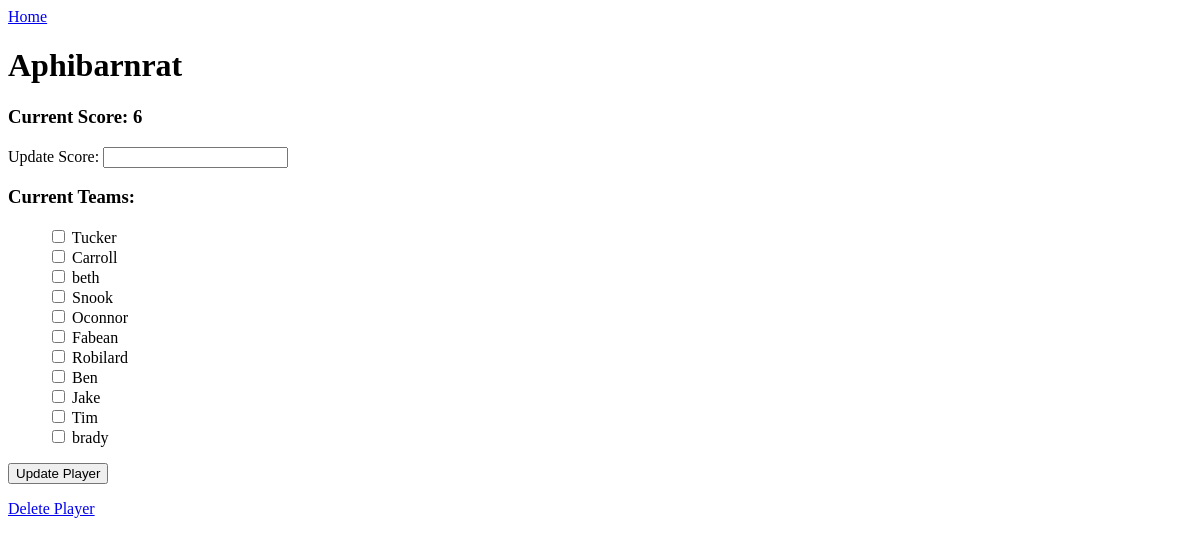
The app's page /golf/player/15/, older data.
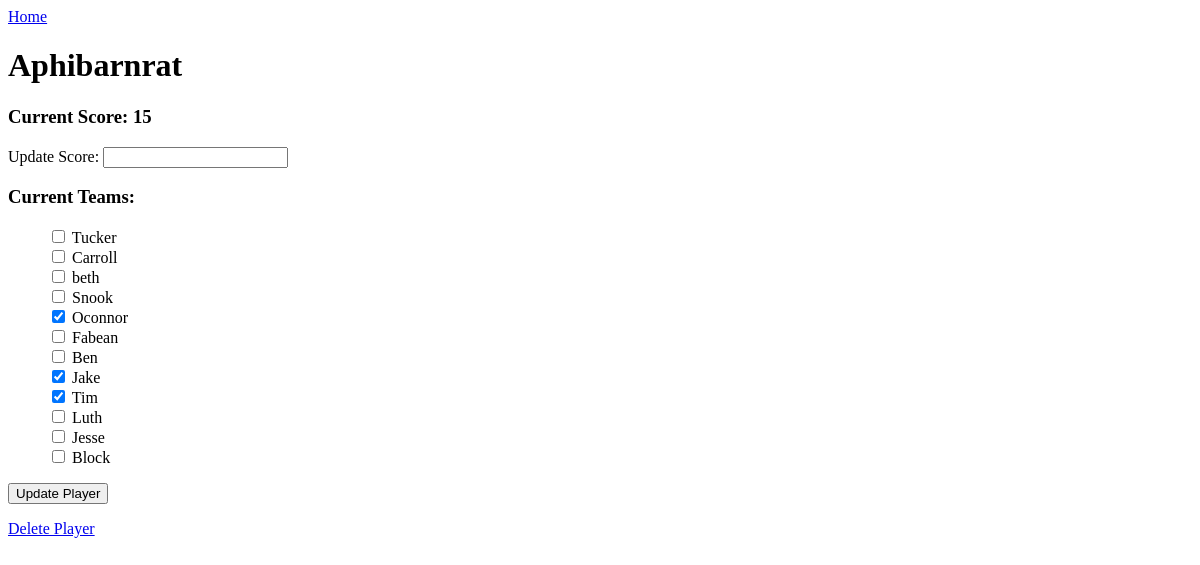
The same page, newer data.
### golf/models.py (models this page shows, shortened)
class Players(models.Model):
  player_name = models.CharField(max_length=200)
  score = models.IntegerField(null=True)

class Team(models.Model):
  league = models.ForeignKey(League, on_delete=models.CASCADE)
  players = models.ManyToManyField(Players)
  team_name = models.CharField(max_length=200)

### golf/views.py (the view)
# urls.py: path('player/<int:player_id>/', views.PlayerView.as_view(), name="player"),
class PlayerView(generic.TemplateView):
  template_name = 'golf/update.html'
  def get_context_data(self, **kwargs):
    context = super(PlayerView, self).get_context_data()
    context['Player'] = Players.objects.get(pk=kwargs['player_id'])
    context['Teams'] = Team.objects.all()
    return context

### golf/templates/golf/update.html (shortened to what this page needs)
<a href="{% url 'golf:index' %}">Home</a>
<h1>{{Player.player_name}}</h1>
<h3>Current Score: {{Player.score}}</h3>
<form action="{% url 'golf:update' Player.id %}" method="post">
  <label>Update Score:</label>
  <input type="text" name="score">
{% if Teams %}
  <h3>Current Teams:</h3>
  <ul style="list-style-type:none;">
    {% for team in Teams %}
      <li>
        <input type="checkbox" name="team" id=team{{forloop.counter}} value={{team.id}}
          {% if team in Player.team_set.all %} checked {% endif %}
        >
        <span>{{team.team_name}}</span>
      </li>
    {% endfor %}
  </ul>
{% endif %}
  <input type="submit" value="Update Player">
</form>
<a href="{% url 'golf:delete_player' Player.id %}">Delete Player</a>

Row changes from the older to the newer data that the page shows:
removed Team: team_name "Robilard"
removed Team: team_name "brady"
changed Players "Aphibarnrat": score "6" → "15"
computed for Team "Oconnor": team "☐" → "☑"
computed for Team "Jake": team "☐" → "☑"
computed for Team "Tim": team "☐" → "☑"
added Team: team_name "Luth"
added Team: team_name "Jesse"
added Team: team_name "Block"
